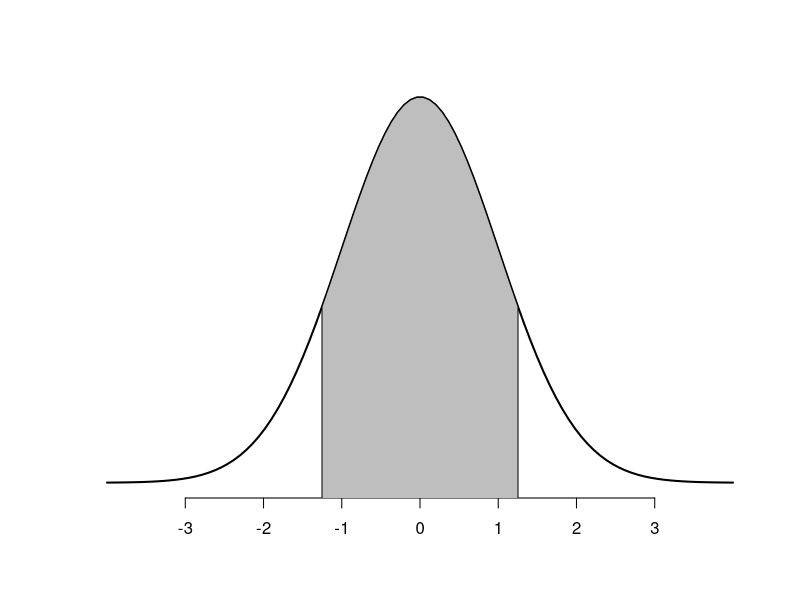
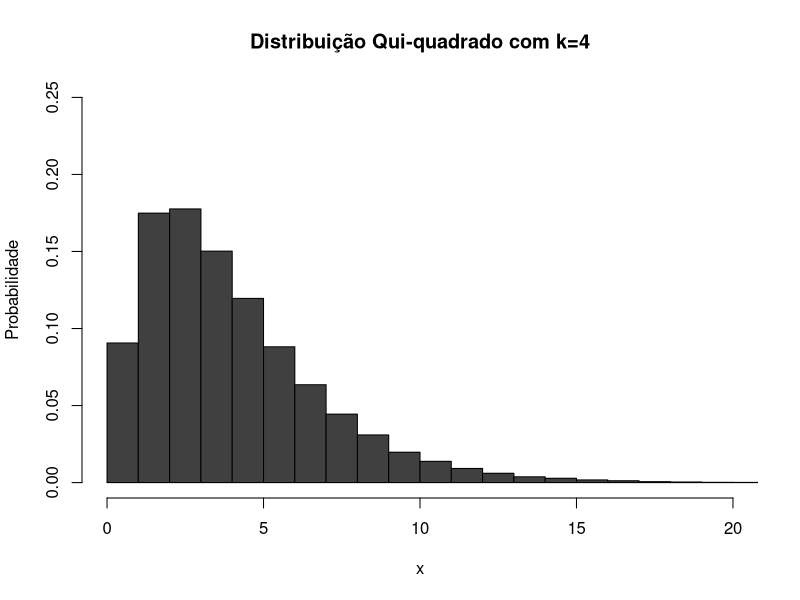
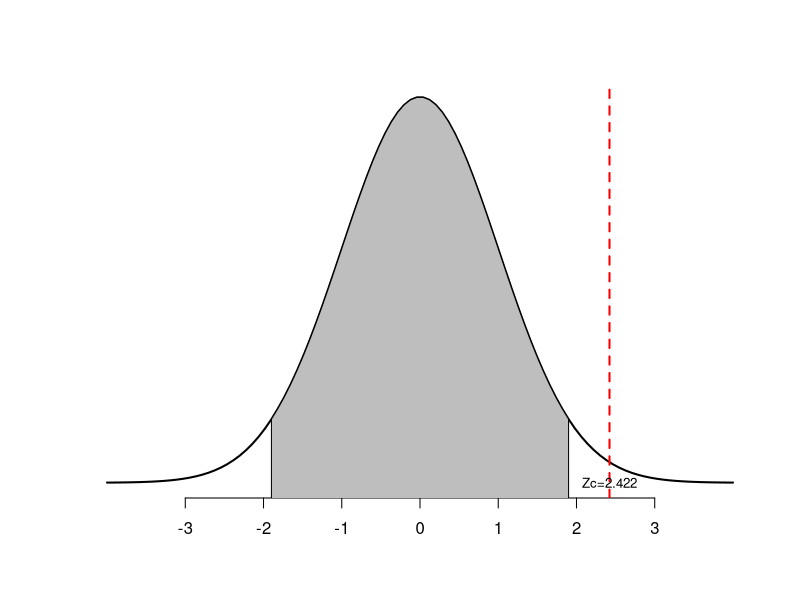
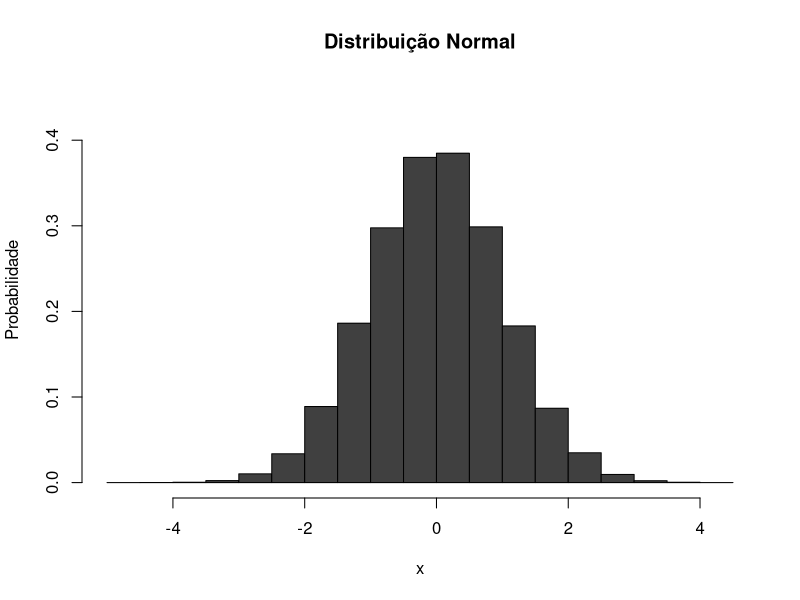
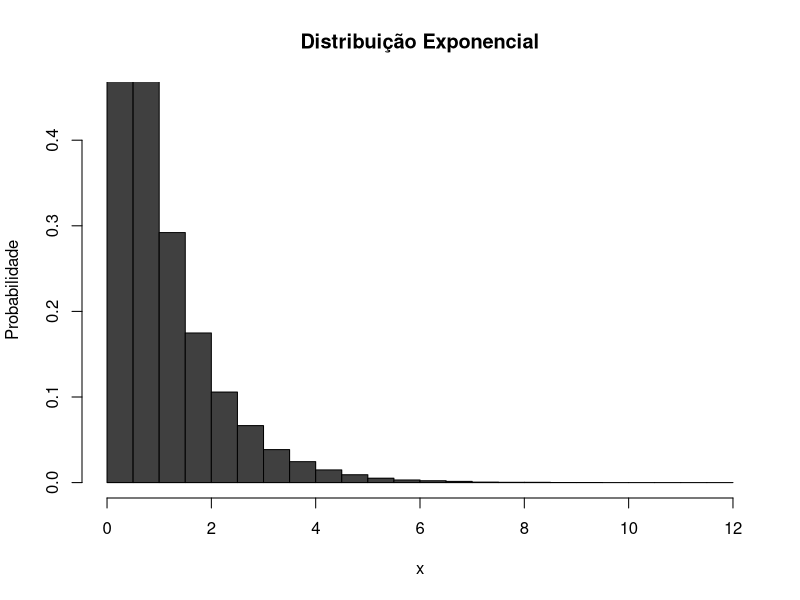
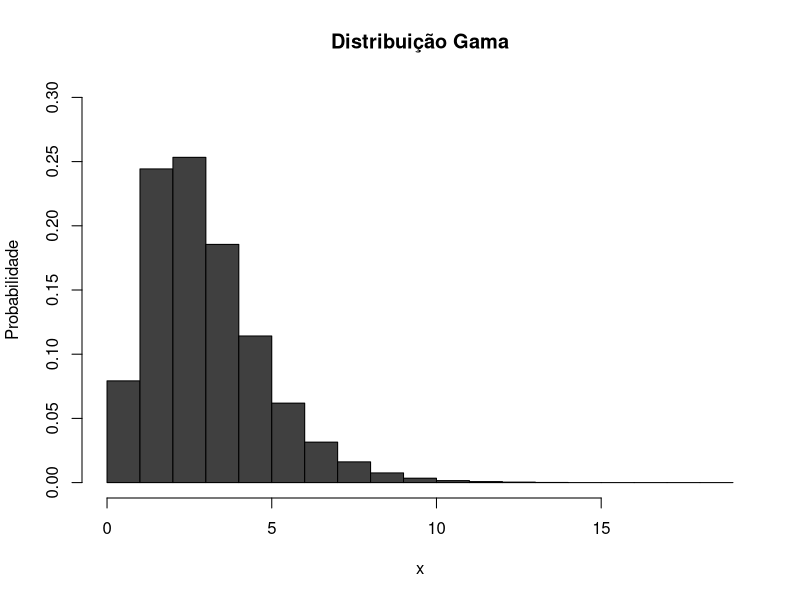
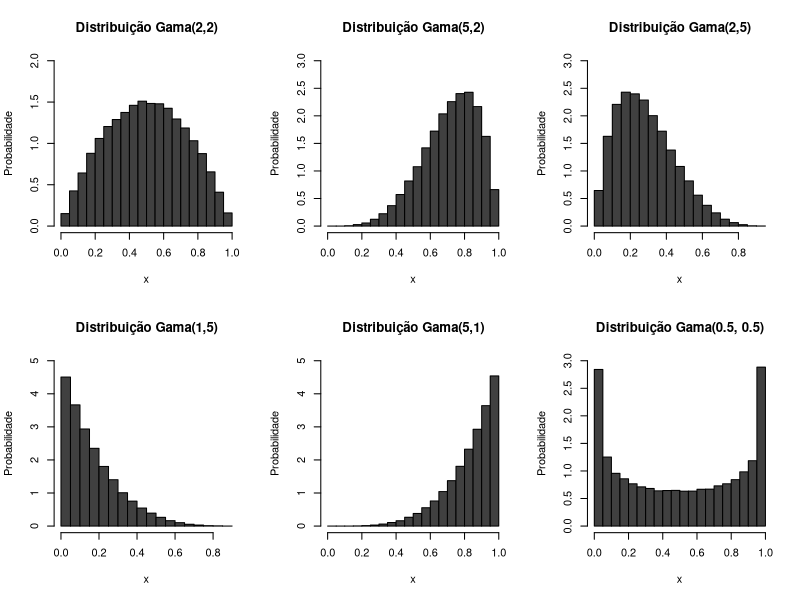
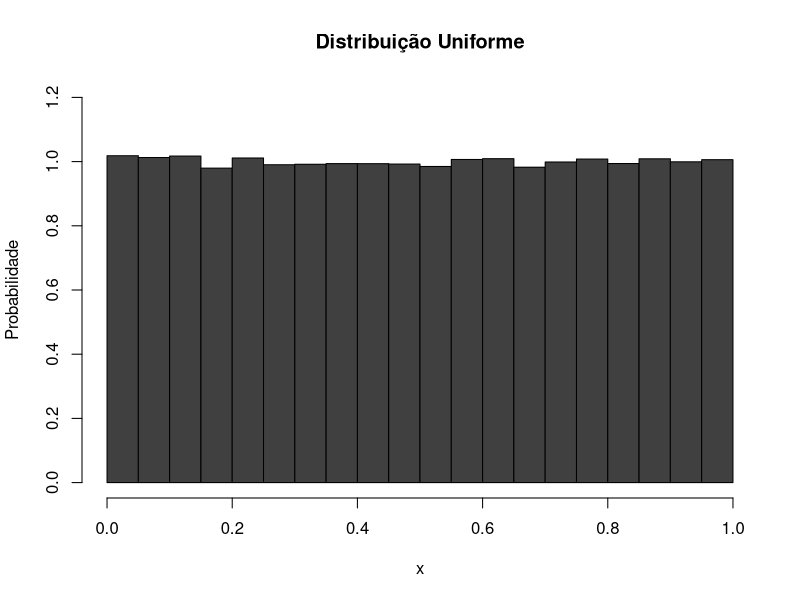

Here is the R script that generated these plots, in order:
## ---- chunk 1
knitr::opts_chunk$set(echo = TRUE, warning = FALSE)
## ---- chunk 2
grafico.teste.norm <- function(alternative = c('greater', 'less', 'two.sided'), z_calc=NULL, conf.level = 0.95)
{
  # Criando os limites baseado no tipo do teste
  if(alternative == 'less')
    {
      lim_inf <- -4
      lim_sup <- qnorm(conf.level)
  }
  
  if(alternative == 'greater')
  {
    lim_inf <- qnorm(1 - conf.level)
    lim_sup <- 4
  }
  
  if(alternative == 'two.sided')
  {
    lim_inf <- qnorm((1 - conf.level)/2)
    lim_sup <- qnorm(conf.level + (1 - conf.level)/2)
  }
  
  # Criando o eixo x
  x <- seq(-4, 4, length=100)
  
  # criando n probabilidades, baseadas no eixo x
  y <- dnorm(x)
  
  data_fill <- data.frame(x = x, y = y)
  data_fill <- data_fill[data_fill$x < lim_sup,]
  data_fill <- data_fill[data_fill$x > lim_inf,]
  
  plot(x,y, type = "l", lwd = 2, axes = FALSE, xlab = "", ylab = "")
  axis(1, at = -3:3, labels = c(seq(-3, 3)))
  polygon(x = c(min(data_fill$x),data_fill$x , max(data_fill$x)),
          y = c(-0.0171, data_fill$y, -0.0171),
          col = "gray", border = T) 
  if (!is.null(z_calc))
  {abline(v = z_calc, lwd = 2, col = 'red', lty = 'dashed')
  text(z_calc, 0, paste0('Zc=',z_calc), col='black', cex = 0.8)}
}

grafico.teste.norm('two.sided', conf.level = 0.80)
## ---- chunk 3
erros_t12 <- data.frame('Decisão' = c('Rejeita H0', 'Não Rejeita H0'), 'H0 verdadeira' = c('Erro Tipo I', 'Sem erro'), 'H0 Falsa' = c('Sem erro', 'erro tipo II'))

head(erros_t12)
## ---- chunk 4

set.seed(1)

hist(rchisq(100000, 4),
     main = 'Distribuição Qui-quadrado com k=4',
     xlab= 'x',
     ylab = 'Probabilidade', 
     breaks = 30,
     freq = F,
     ylim = c(0,0.25),
     xlim = c(0, 20),
     col = 'gray25'
     )

## ---- chunk 5

grafico.teste.norm('two.sided', 2.422,)

## ---- chunk 6
set.seed(1)

hist(rnorm(100000),
     main = 'Distribuição Normal',
     xlab= 'x',
     ylab = 'Probabilidade', 
     freq = F,
     ylim = c(0,0.45),
     col = 'gray25'
     )


## ---- chunk 7
set.seed(1)

hist(rexp(100000),
     main = 'Distribuição Exponencial',
     xlab= 'x',
     ylab = 'Probabilidade', 
     freq = F,
     ylim = c(0,0.45),
     col = 'gray25'
     )


## ---- chunk 8
set.seed(1)

hist(rgamma(100000, 3),
     main = 'Distribuição Gama',
     xlab= 'x',
     ylab = 'Probabilidade', 
     freq = F,
     ylim = c(0,0.3),
     col = 'gray25'
     )
## ---- chunk 9
set.seed(1)
par(mfrow = c(2,3))
hist(rbeta(100000, 2, 2),
     main = 'Distribuição Gama(2,2)',
     xlab= 'x',
     ylab = 'Probabilidade', 
     freq = F,
     ylim = c(0,2),
     col = 'gray25'
     )

hist(rbeta(100000, 5, 2),
     main = 'Distribuição Gama(5,2)',
     xlab= 'x',
     ylab = 'Probabilidade', 
     freq = F,
     ylim = c(0,3),
     col = 'gray25'
     )

hist(rbeta(100000, 2, 5),
     main = 'Distribuição Gama(2,5)',
     xlab= 'x',
     ylab = 'Probabilidade', 
     freq = F,
     ylim = c(0,3),
     col = 'gray25'
     )

hist(rbeta(100000, 1, 5),
     main = 'Distribuição Gama(1,5)',
     xlab= 'x',
     ylab = 'Probabilidade', 
     freq = F,
     ylim = c(0,5),
     col = 'gray25'
     )

hist(rbeta(100000, 5, 1),
     main = 'Distribuição Gama(5,1)',
     xlab= 'x',
     ylab = 'Probabilidade', 
     freq = F,
     ylim = c(0,5),
     col = 'gray25'
     )

hist(rbeta(100000, 0.5, 0.5),
     main = 'Distribuição Gama(0.5, 0.5)',
     xlab= 'x',
     ylab = 'Probabilidade', 
     freq = F,
     ylim = c(0,3),
     col = 'gray25'
     )

## ---- chunk 10
set.seed(1)
par(mfrow = c(1,1))

hist(runif(100000),
     main = 'Distribuição Uniforme',
     xlab= 'x',
     ylab = 'Probabilidade', 
     freq = F,
     ylim = c(0,1.2),
     col = 'gray25'
     )
## ---- chunk 11

curve(x*1, from=0, to= 12, xlab = 'y1', ylab = 'y2', xlim = c(0,10), ylim = c(-10,10), lwd = 1.5)
curve(x*-1, from=0, to= 12, xlab = 'y1', ylab = 'y2', lwd = 1.5, add=T)
text(8,6.8,  'y2=y1')
text(8,-6.8, 'y2=-y1')
## ---- chunk 12
set.seed(999)
amostra <- rnorm(300)
n <- 1:300
medias <- sapply(n, FUN = function(x) { mean(sample(amostra, x, replace = T))})

plot(n, medias, type = 'l', ylab= '')

abline(h = mean(amostra), col = 'green', lwd =1.2)
abline(h = mean(amostra)+ 0.09, col = 'red', lty = "dashed")
abline(h = mean(amostra)- 0.09, col = 'red', lty = "dashed")

text(65, 0.3, labels = '(|Xn - X|)', cex= .75)

text(270, mean(amostra)- 0.19, labels = '- epsilon', col = 'red', cex= .75)
text(270, mean(amostra)+ 0.19, labels = '+ epsilon', col = 'red', cex = 0.75)

## ---- chunk 13
banco <- data.frame(valor = c(1, rep(1.5, 2), rep(2, 3), rep(2.5, 4), rep(3,5), rep(3.5, 4), rep(4,3), rep(4.5,2), 5))

hist(x = banco$valor, freq =F,
     xlab = 'Média', ylab = 'Probabilidade', main = '')
curve(dnorm(x, 3, sd(banco$valor)), add = T, col = 'red')
